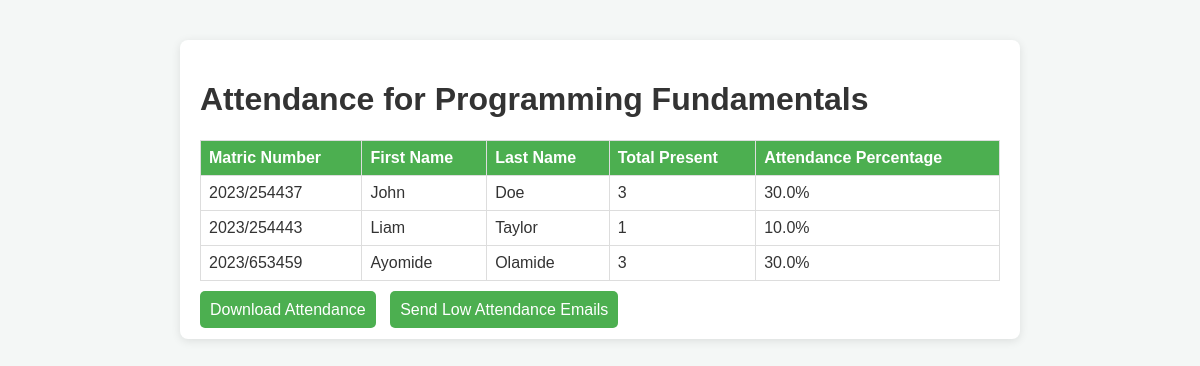
/view_attendance/102 (signed in), run on the app's committed database.
### tables this page shows
CREATE TABLE courses (
    course_id INTEGER PRIMARY KEY AUTOINCREMENT,
    course_name TEXT NOT NULL,
    lecturer_id INTEGER,
    FOREIGN KEY (lecturer_id) REFERENCES lecturers(id)
);

CREATE TABLE students (
    id INTEGER PRIMARY KEY AUTOINCREMENT,
    matric_number TEXT NOT NULL UNIQUE,
    first_name TEXT,
    last_name TEXT,
    email TEXT,
    department TEXT,
    phone_number TEXT,
    parent_email TEXT
);

### app.py (the view)
@app.route('/view_attendance/<int:course_id>')
def view_attendance(course_id):
    if 'user_id' not in session:
        return redirect(url_for('login'))
    db = get_db()
    course = db.execute('SELECT * FROM courses WHERE course_id = ?', (course_id,)).fetchone()
    if not course:
        flash("Course not found!")
        return redirect(url_for('lecturer_dashboard'))
    attendance_records = db.execute('''
        SELECT s.matric_number, s.first_name, s.last_name,
               COUNT(CASE WHEN a.status = "Present" THEN 1 END) AS total_present
        FROM attendance a
        JOIN students s ON a.student_id = s.id
        WHERE a.course_id = ?
        GROUP BY s.id
    ''', (course_id,)).fetchall()
    total_classes = 10  # Replace with the actual number of classes
    attendance_data = []
    for record in attendance_records:
        total_present = record['total_present']
        percentage = (total_present / total_classes) * 100
        attendance_data.append({
            'matric_number': record['matric_number'],
            'first_name': record['first_name'],
            'last_name': record['last_name'],
            'total_present': total_present,
            'attendance_percentage': round(percentage, 2),
        })
    return render_template('view_attendance.html', course=course, attendance=attendance_data)

### app.py (called while the page is built)
def get_db():
    conn = sqlite3.connect('attendance_system.db')
    conn.row_factory = sqlite3.Row
    return conn

### templates/view_attendance.html (shortened to what this page needs)
<!DOCTYPE html>
<html lang="en">
<head>
</head>
<body>
<div class="container">
    <h1>Attendance for {{ course['course_name'] }}</h1>
    <table>
        <thead>
            <tr>
                <th>Matric Number</th>
                <th>First Name</th>
                <th>Last Name</th>
                <th>Total Present</th>
                <th>Attendance Percentage</th>
            </tr>
        </thead>
        <tbody>
            {% for record in attendance %}
            <tr>
                <td>{{ record.matric_number }}</td>
                <td>{{ record.first_name }}</td>
                <td>{{ record.last_name }}</td>
                <td>{{ record.total_present }}</td>
                <td>{{ record.attendance_percentage }}%</td>
            </tr>
            {% endfor %}
        </tbody>
    </table>
    <a href="{{ url_for('download_attendance', course_id=course['course_id']) }}" class="btn">Download Attendance</a>
    <a href="{{ url_for('send_low_attendance_emails', course_id=course['course_id']) }}" class="btn">Send Low Attendance Emails</a>
</div>
</body>
</html>

### templates/view_attendance.html (style rules this page uses)
body { font-family: Arial, sans-serif; margin: 0; padding: 0; background-color: #f4f7f6; color: #333; }
.container { max-width: 800px; margin: 40px auto; background-color: #fff; padding: 20px; box-shadow: 0 2px 10px rgba(0, 0, 0, 0.1); border-radius: 8px; }
table { width: 100%; border-collapse: collapse; margin-bottom: 20px; }
th, td { border: 1px solid #ddd; padding: 8px; text-align: left; }
th { background-color: #4CAF50; color: white; }
.btn { background-color: #4CAF50; color: white; padding: 10px; text-decoration: none; border-radius: 5px; margin-right: 10px; }

### data on the page
courses: course_name "Programming Fundamentals"
students: matric_number "2023/254437", first_name "John", last_name "Doe", total_present "3", attendance_percentage "30.0"
students: matric_number "2023/254443", first_name "Liam", last_name "Taylor", total_present "1", attendance_percentage "10.0"
students: matric_number "2023/653459", first_name "Ayomide", last_name "Olamide", total_present "3", attendance_percentage "30.0"
